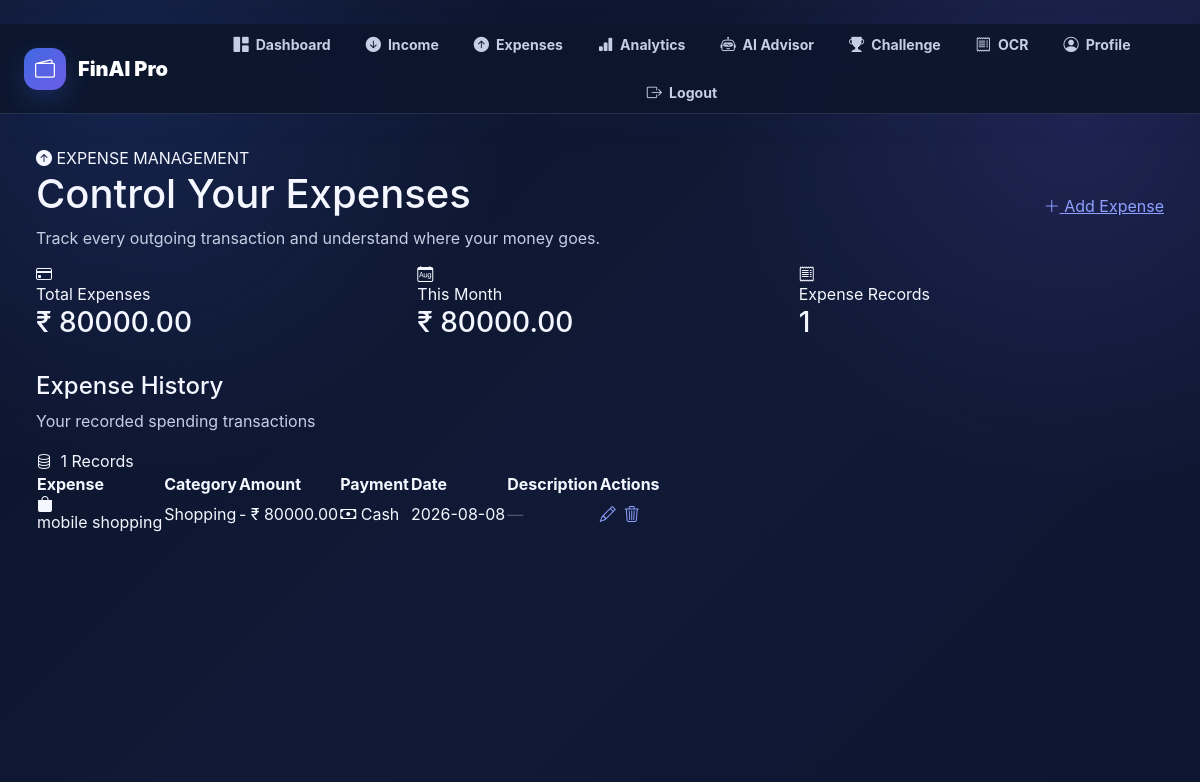
The page /expense (signed in) on the database its author committed.
### app/models/expense.py (models this page shows)
class Expense(Base):
    __tablename__ = "expenses"
    id = Column(
        Integer,
        primary_key=True,
        index=True
    )
    user_id = Column(
        Integer,
        ForeignKey("users.id"),
        nullable=False
    )
    title = Column(
        String(100),
        nullable=False
    )
    category = Column(
        String(50),
        nullable=False
    )
    amount = Column(
        Float,
        nullable=False
    )
    payment_method = Column(
        String(50),
        nullable=False
    )
    description = Column(
        String(255)
    )
    expense_date = Column(
        Date,
        nullable=False
    )
    created_at = Column(
        DateTime,
        default=datetime.utcnow
    )
    updated_at = Column(
        DateTime,
        default=datetime.utcnow,
        onupdate=datetime.utcnow
    )
    user = relationship(
        "User",
        back_populates="expenses"
    )

### app/routers/expense.py (the view)
@router.get(
    "/expense",
    response_class=HTMLResponse
)
async def expense_page(
    request: Request,
    db: Session = Depends(get_db)
):
    user = get_current_user(
        request,
        db
    )
    if user is None:
        return RedirectResponse(
            "/login",
            status_code=303
        )
    expense_list = get_all_expenses(
        db,
        user.id
    )
    total_expenses = get_total_expenses(
        db,
        user.id
    )
    current_date = datetime.now()
    monthly_expenses = get_monthly_expenses(
        db,
        user.id,
        current_date.month,
        current_date.year
    )
    return templates.TemplateResponse(
        "expense.html",
        {
            "request": request,
            "user": user,
            "expense_list": expense_list,
            "total_expenses": total_expenses,
            "monthly_expenses": monthly_expenses
        }
    )

### app/templates/expense.html (shortened to what this page needs)
{% extends "base.html" %}
{% block content %}
<div class="expense-page">
<div class="container-fluid">
    <div class="expense-hero">
        <div class="d-flex justify-content-between align-items-center flex-wrap gap-4">
            <div>
                <div class="expense-badge">
                    <i class="bi bi-arrow-up-circle-fill"></i>
                    EXPENSE MANAGEMENT
                </div>
                <h1 class="expense-title">
                    Control Your
                    <span>Expenses</span>
                </h1>
                <p class="expense-subtitle">
                    Track every outgoing transaction and understand where your money goes.
                </p>
            </div>
            <a
                href="/expense/add"
                class="add-expense-btn">
                <i class="bi bi-plus-lg"></i>
                Add Expense
            </a>
        </div>
    </div>
    <div class="row g-3 mb-4">
        <div class="col-xl-4 col-md-6">
            <div class="expense-stat">
                <div class="expense-stat-icon">
                    <i class="bi bi-credit-card"></i>
                </div>
                <div class="expense-stat-label">
                    Total Expenses
                </div>
                <h3 class="expense-stat-value">
                    ₹ {{ "%.2f"|format(total_expenses) }}
                </h3>
            </div>
        </div>
        <div class="col-xl-4 col-md-6">
            <div class="expense-stat">
                <div class="expense-stat-icon">
                    <i class="bi bi-calendar-month"></i>
                </div>
                <div class="expense-stat-label">
                    This Month
                </div>
                <h3 class="expense-stat-value">
                    ₹ {{ "%.2f"|format(monthly_expenses) }}
                </h3>
            </div>
        </div>
        <div class="col-xl-4 col-md-12">
            <div class="expense-stat">
                <div class="expense-stat-icon">
                    <i class="bi bi-receipt"></i>
                </div>
                <div class="expense-stat-label">
                    Expense Records
                </div>
                <h3 class="expense-stat-value">
                    {{ expense_list|length }}
                </h3>
            </div>
        </div>
    </div>
    <div class="expense-table-card">
        <div class="expense-table-header">
            <div>
                <h4 class="expense-table-title">
                    Expense History
                </h4>
                <p class="expense-table-subtitle">
                    Your recorded spending transactions
                </p>
            </div>
            <span class="category-pill">
                <i class="bi bi-database me-1"></i>
                {{ expense_list|length }} Records
            </span>
        </div>
        {% if expense_list %}
        <div class="table-responsive">
            <table class="expense-table">
                <thead>
                    <tr>
                        <th>
                            Expense
                        </th>
                        <th>
                            Category
                        </th>
                        <th>
                            Amount
                        </th>
                        <th>
                            Payment
                        </th>
                        <th>
                            Date
                        </th>
                        <th>
                            Description
                        </th>
                        <th>
                            Actions
                        </th>
                    </tr>
                </thead>
                <tbody>
                    {% for expense in expense_list %}
                    <tr class="expense-row">
                        <td>
                            <div class="title-cell">
                                <div class="title-icon">
                                    <i class="bi bi-bag-fill"></i>
                                </div>
                                <span class="expense-name">
                                    {{ expense.title }}
                                </span>
                            </div>
                        </td>
                        <td>
                            <span class="category-pill">
                                {{ expense.category }}
                            </span>
                        </td>
                        <td class="expense-amount">
                            - ₹ {{ "%.2f"|format(expense.amount) }}
                        </td>
                        <td>
                            <span class="payment-pill">
                                {% if expense.payment_method|lower == "cash" %}
                                    <i class="bi bi-cash"></i>
                                {% elif expense.payment_method|lower in ["card", "credit card", "debit card"] %}
                                    <i class="bi bi-credit-card"></i>
                                {% elif expense.payment_method|lower in ["upi", "gpay", "google pay", "phonepe", "paytm"] %}
                                    <i class="bi bi-phone"></i>
                                {% else %}
                                    <i class="bi bi-wallet2"></i>
                                {% endif %}
                                {{ expense.payment_method }}
                            </span>
                        </td>
                        <td>
                            {{ expense.expense_date }}
                        </td>
                        <td>
                            {% if expense.description %}
                                {{ expense.description }}
                            {% else %}
                                <span
                                    style="
                                    color:rgba(255,255,255,.25);
                                    "
                                >
                                    —
                                </span>
                            {% endif %}
                        </td>
                        <td>
                            <div class="d-flex gap-2">
                                <a
                                    href="/expense/edit/{{ expense.id }}"
                                    class="action-btn"
                                    title="Edit">
                                    <i class="bi bi-pencil"></i>
                                </a>
                                <a
                                    href="/expense/delete/{{ expense.id }}"
                                    class="action-btn delete-btn"
                                    title="Delete"
                                    onclick="
                                    return confirm(
                                    'Are you sure you want to delete this expense record?'
                                    );
                                    ">
                                    <i class="bi bi-trash3"></i>
                                </a>
                            </div>
                        </td>
                    </tr>
                    {% endfor %}
                </tbody>
            </table>
        </div>
        {% endif %}
    </div>
</div>
</div>
{% endblock %}

### app/templates/base.html (style rules this page uses)
:root { --finai-primary: #4169E1; --finai-primary-dark: #2948B8; --finai-primary-light: #E8EEFF; --finai-purple: #6D5CE7; --finai-bg: #F4F7FF; --finai-bg-soft: #EEF3FF; --finai-card: rgba(255, 255, 255, 0.82); --finai-card-solid: #FFFFFF; --finai-text: #111827; --finai-text-soft: #475569; --finai-text-muted: #64748B; --finai-border: rgba(65, 105, 225, 0.12); --finai-success: #16865B; --finai-danger: #C24156; --finai-shadow: 0 18px 45px rgba(35, 58, 120, 0.10); --finai-shadow-hover: 0 25px 60px rgba(35, 58, 120, 0.16); }
body { margin: 0; min-height: 100vh; background: radial-gradient( circle at 10% 10%, rgba(65, 105, 225, 0.13), transparent 30% ), radial-gradient( circle at 90% 15%, rgba(109, 92, 231, 0.10), transparent 28% ), linear-gradient( 135deg, #F8FAFF 0%, #F1F5FF 50%, #EEF3FF 100% ); color: var(--finai-text); font-family: Inter, system-ui, -apple-system, BlinkMacSystemFont, "Segoe UI", sans-serif; }
h1, h2, h3, h4, h5, h6 { color: var(--finai-text); }
p { color: var(--finai-text-soft); }
html { background: #0b1228 !important; }
body { background: radial-gradient(circle at 10% 10%, rgba(65,105,225,.18), transparent 30%), radial-gradient(circle at 90% 15%, rgba(109,92,231,.16), transparent 28%), linear-gradient(135deg,#0b1228 0%,#101a36 50%,#0d1530 100%) !important; color: #f4f7ff !important; }
h1,h2,h3,h4,h5,h6, .card-title { color: #f4f7ff !important; }
p { color: #c5cee3 !important; }
a { color: #8fa0ff; }

### rows shown on the page
Expense: title "mobile shopping", category "Shopping", amount "80000.00", payment_method "Cash", expense_date "2026-08-08"

### other values the page prints
{{ "%.2f"|format(total_expenses) }} "80000.00"
{{ "%.2f"|format(monthly_expenses) }} "80000.00"
{{ expense_list|length }} "1"
